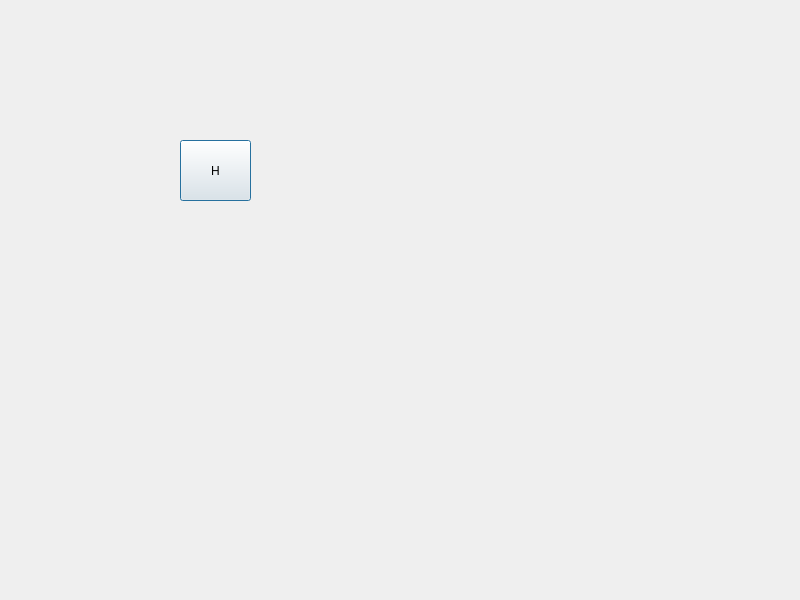
<?xml version="1.0" encoding="UTF-8"?>
<ui version="4.0">
 <class>Dialog</class>
 <widget class="QDialog" name="Dialog">
  <property name="geometry">
   <rect>
    <x>0</x>
    <y>0</y>
    <width>800</width>
    <height>600</height>
   </rect>
  </property>
  <property name="windowTitle">
   <string>Dialog</string>
  </property>
  <widget class="QPushButton" name="btnHydrogen">
   <property name="geometry">
    <rect>
     <x>180</x>
     <y>140</y>
     <width>71</width>
     <height>61</height>
    </rect>
   </property>
   <property name="text">
    <string>H</string>
   </property>
  </widget>
 </widget>
 <resources/>
 <connections/>
</ui>
